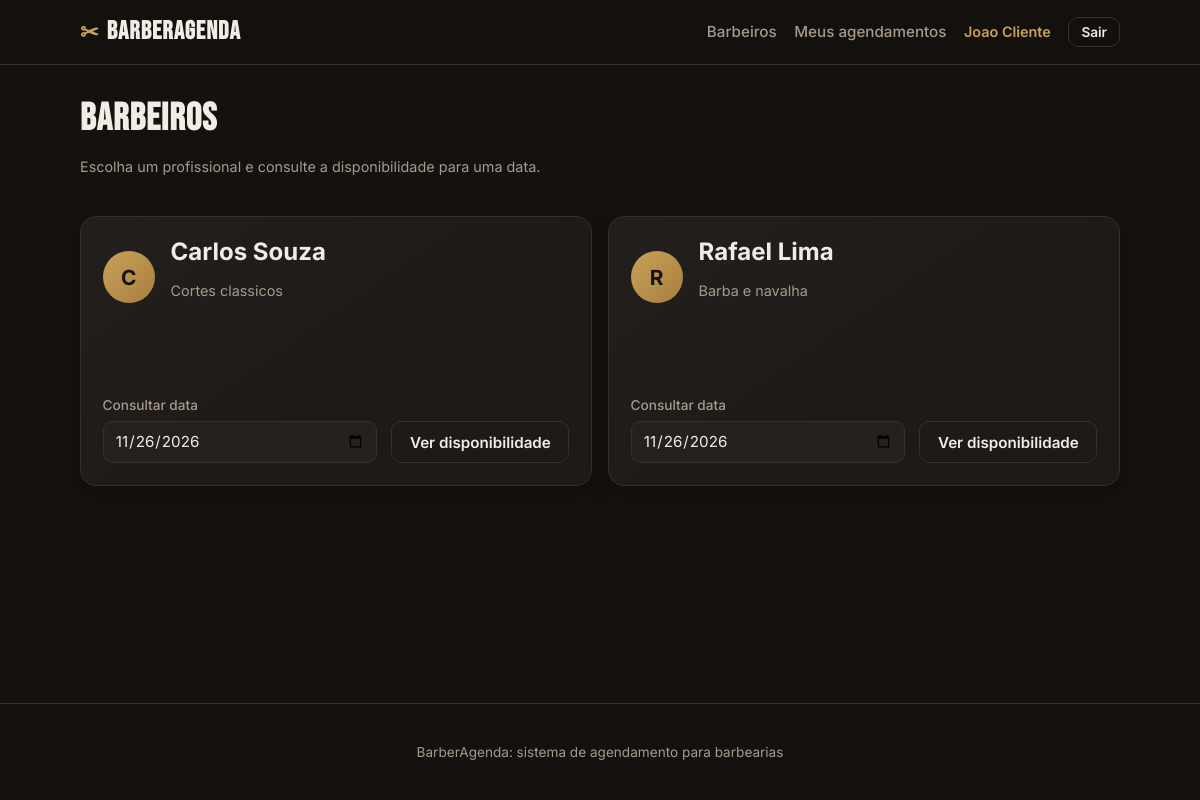
Page /barbeiros (signed in) on the earlier database version.
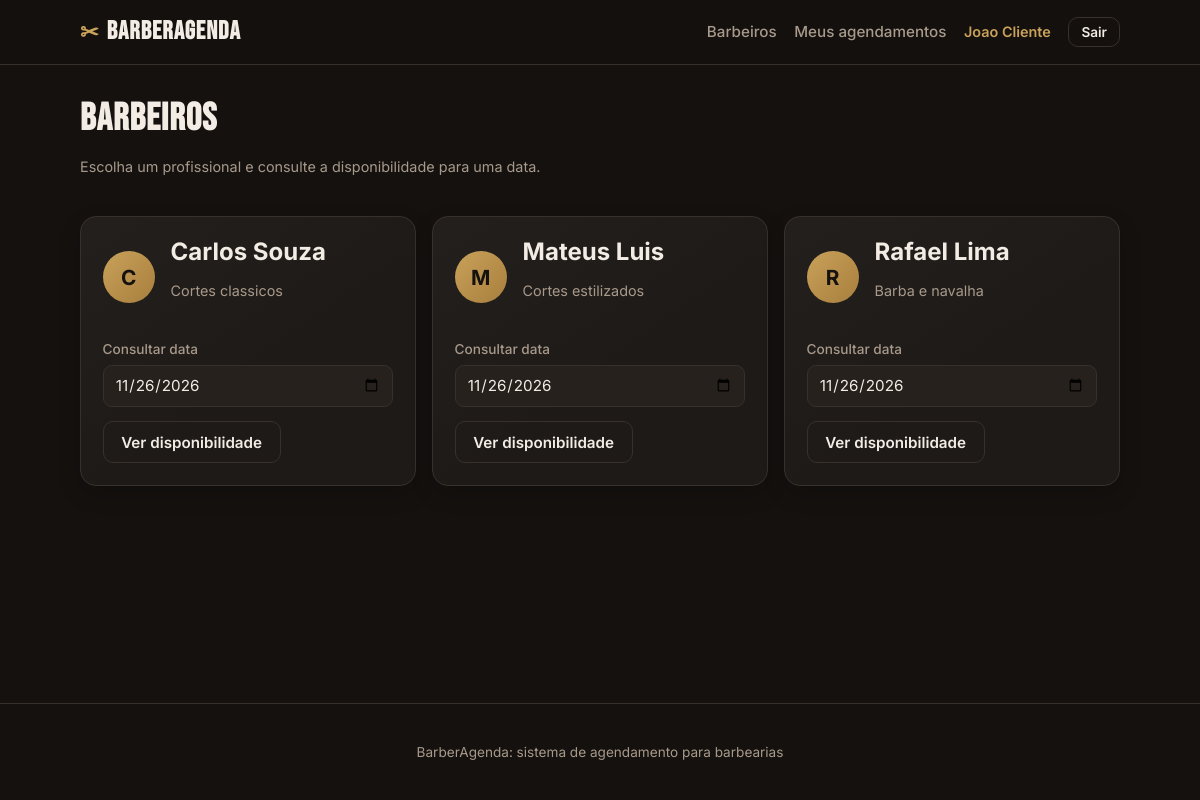
Same page on the later database version.
### tables this page shows
CREATE TABLE usuarios (
            id INTEGER PRIMARY KEY AUTOINCREMENT,
            nome TEXT NOT NULL,
            email TEXT NOT NULL UNIQUE,
            senha TEXT NOT NULL,
            papel TEXT NOT NULL CHECK (papel IN ('admin', 'barbeiro', 'cliente')),
            telefone TEXT
        );

CREATE TABLE barbeiros (
            id INTEGER PRIMARY KEY AUTOINCREMENT,
            usuario_id INTEGER UNIQUE,
            nome TEXT NOT NULL,
            especialidade TEXT,
            ativo INTEGER NOT NULL DEFAULT 1,
            FOREIGN KEY (usuario_id) REFERENCES usuarios(id) ON DELETE SET NULL
        );

### app.py (the view, shortened to what this page needs)
@app.route("/barbeiros")
@login_obrigatorio("cliente")
def cliente_barbeiros():
    hoje = datetime.now().strftime("%Y-%m-%d")
    data = request.args.get("data", hoje)
    try:
        data_consulta = datetime.strptime(data, "%Y-%m-%d")
    except ValueError:
        flash("Informe uma data valida para consultar a disponibilidade.", "erro")
        data = hoje
        data_consulta = datetime.strptime(hoje, "%Y-%m-%d")
    conn = get_db()
    barbeiros = conn.execute(
        "SELECT * FROM barbeiros WHERE ativo=1 ORDER BY nome"
    ).fetchall()
    servicos = conn.execute("SELECT * FROM servicos ORDER BY nome").fetchall()
    barbeiro_selecionado = request.args.get("barbeiro_id", type=int)
    if request.args.get("toggle_data") == data:
        barbeiro_selecionado = None
    horarios = []
    servicos_por_horario = {}
    expediente = None
    turnos_expediente = []
    dias_atendimento = []
    for barbeiro in barbeiros:
        disponibilidade = obter_disponibilidade_semana(barbeiro["id"])
    if barbeiro_selecionado and not any(
        barbeiro["id"] == barbeiro_selecionado for barbeiro in barbeiros
    ):
        barbeiro_selecionado = None
    conn.close()
    return render_template(
        "cliente_barbeiros.html",
        barbeiros=barbeiros,
        servicos=servicos,
        barbeiro_selecionado=barbeiro_selecionado,
        data=data,
        hoje=hoje,
        expediente=expediente,
        turnos_expediente=turnos_expediente,
        dias_atendimento=dias_atendimento,
        horarios=horarios,
        servicos_por_horario=servicos_por_horario,
    )

### app.py (called while the page is built)
def usuario_atual():
    uid = session.get("usuario_id")
    if not uid:
        return None
    conn = get_db()
    u = conn.execute("SELECT * FROM usuarios WHERE id=?", (uid,)).fetchone()
    conn.close()
    return u

def login_obrigatorio(*papeis):
    def decorator(f):
        @wraps(f)
        def wrapper(*args, **kwargs):
            u = usuario_atual()
            if not u:
                flash("Faca login para continuar.", "erro")
                return redirect(url_for("login"))
            if papeis and u["papel"] not in papeis:
                abort(403)
            return f(*args, **kwargs)
        return wrapper
    return decorator

@app.context_processor
def injeta_usuario():
    return {"usuario": usuario_atual()}

@app.template_filter("moeda")
def moeda(valor):
    return f"R$ {valor:,.2f}".replace(",", "X").replace(".", ",").replace("X", ".")

### db.py (called while the page is built)
def get_db():
    conn = sqlite3.connect(DB_PATH)
    conn.row_factory = sqlite3.Row
    conn.execute("PRAGMA foreign_keys = ON")
    return conn

def obter_disponibilidade_semana(barbeiro_id):
    conn = get_db()
    disponibilidade = conn.execute(
        """SELECT dia_semana, hora_inicio, hora_fim
           FROM disponibilidade_barbeiros
           WHERE barbeiro_id=?
           ORDER BY dia_semana""",
        (barbeiro_id,),
    ).fetchall()
    conn.close()
    return disponibilidade

### templates/cliente_barbeiros.html (shortened to what this page needs)
{% extends "base.html" %}
{% block content %}
<div class="page-head">
    <div>
        <h1>Barbeiros</h1>
        <p class="muted">Escolha um profissional e consulte a disponibilidade para uma data.</p>
    </div>
</div>
{% if barbeiros %}
<div class="grid grid-barbeiros cliente-barbeiros-grid">
    {% for b in barbeiros %}
    <article class="card cliente-barbeiro-card">
        <div class="barbeiro-card">
            <div class="avatar">{{ b.nome[0]|upper }}</div>
            <div>
                <h2>{{ b.nome }}</h2>
                {% if b.especialidade %}<p class="muted">{{ b.especialidade }}</p>{% endif %}
            </div>
        </div>
        <form method="get" action="{{ url_for('cliente_barbeiros') }}" class="form form-inline barbeiro-consulta">
            <label>Consultar data
                <input type="date" name="data" value="{{ data }}" min="{{ hoje }}" required>
            </label>
            <button type="submit" class="btn btn-ghost">Ver disponibilidade</button>
        </form>
    </article>
    {% endfor %}
</div>
{% else %}
<div class="card empty"><p>Nenhum barbeiro disponível no momento.</p></div>
{% endif %}
{% endblock %}

### templates/base.html (shortened to what this page needs)
<!DOCTYPE html>
<html lang="pt-BR">
<head>
    <link rel="stylesheet" href="{{ url_for('static', filename='style.css') }}">
</head>
<body>
    <header class="topbar">
        <div class="container topbar-inner">
            <a href="{{ url_for('index') }}" class="brand">
                <span class="brand-mark">✂</span>
                <span class="brand-name">BarberAgenda</span>
            </a>
            <nav class="nav">
                {% if usuario %}
                    {% if usuario.papel == 'cliente' %}
                        <a href="{{ url_for('cliente_barbeiros') }}" class="{% if request.endpoint == 'cliente_barbeiros' %}nav-active{% endif %}" {% if request.endpoint == 'cliente_barbeiros' %}aria-current="page"{% endif %}>Barbeiros</a>
                        <a href="{{ url_for('cliente_agendamentos') }}" class="" >Meus agendamentos</a>
                    {% elif usuario.papel == 'barbeiro' %}
                        <a href="{{ url_for('barbeiro_agenda') }}" class="{% if request.endpoint == 'barbeiro_agenda' %}nav-active{% endif %}" {% if request.endpoint == 'barbeiro_agenda' %}aria-current="page"{% endif %}>Minha agenda</a>
                    {% endif %}
                    <span class="nav-user">{{ usuario.nome }}</span>
                    <form method="post" action="{{ url_for('logout') }}">
                        <button type="submit" class="btn btn-ghost btn-sm">Sair</button>
                    </form>
                {% else %}
                    <a href="{{ url_for('index') }}">Início</a>
                    <a href="{{ url_for('cadastro') }}">Criar conta</a>
                    <a href="{{ url_for('login') }}" class="btn btn-ghost btn-sm">Entrar</a>
                {% endif %}
            </nav>
        </div>
    </header>
    <main class="container main">
        {% block content %}{% endblock %}
    </main>
    <footer class="footer">
        <div class="container">
            <p>BarberAgenda: sistema de agendamento para barbearias</p>
        </div>
    </footer>
</body>
</html>

### static/style.css (style rules this page uses)
:root { --bg: #14110f; --surface: #1e1a17; --surface-2: #26211d; --border: #38312b; --text: #f2ece4; --muted: #a89a8b; --gold: #c8a15a; --gold-dark: #a87f3d; --danger: #c0574f; --green: #5fa06a; --blue: #5b86b0; --radius: 12px; --maxw: 1080px; }
* { box-sizing: border-box; }
body { margin: 0; background: var(--bg); color: var(--text); font-family: 'Inter', system-ui, sans-serif; line-height: 1.5; display: flex; flex-direction: column; min-height: 100vh; }
.container { width: 100%; max-width: var(--maxw); margin: 0 auto; padding: 0 1.25rem; }
h1, h2, h3 { line-height: 1.15; margin: 0 0 .5rem; }
a { color: var(--gold); text-decoration: none; }
.muted { color: var(--muted); font-size: .9rem; }
.topbar { background: rgba(20,17,15,.85); backdrop-filter: blur(8px); border-bottom: 1px solid var(--border); position: sticky; top: 0; z-index: 10; }
.topbar-inner { display: flex; align-items: center; justify-content: space-between; min-height: 64px; padding-block: .5rem; gap: 1rem; }
.brand { display: flex; align-items: center; gap: .5rem; color: var(--text); font-weight: 700; flex-shrink: 0; }
.brand-mark { color: var(--gold); font-size: 1.4rem; }
.brand-name { font-family: 'Bebas Neue', sans-serif; font-size: 1.6rem; letter-spacing: 1px; }
.nav { display: flex; align-items: center; justify-content: flex-end; gap: .5rem 1.1rem; flex-wrap: wrap; min-width: 0; }
.nav form { margin: 0; }
.nav a { color: var(--muted); font-weight: 500; font-size: .95rem; }
.nav-user { color: var(--gold); font-size: .9rem; font-weight: 600; }
.main { flex: 1; padding: 2rem 1.25rem 3rem; }
.grid { display: grid; gap: 1rem; }
.grid-barbeiros { grid-template-columns: repeat(auto-fit, minmax(min(100%, 260px), 1fr)); }
.cliente-barbeiros-grid { align-items: start; }
.card { background: linear-gradient(145deg, rgba(255,255,255,.025), transparent 60%), var(--surface); border: 1px solid var(--border); border-radius: 16px; padding: 1.35rem; box-shadow: 0 8px 22px rgba(0,0,0,.16); min-width: 0; }
.card + .card { margin-top: 1.25rem; }
.grid .card + .card { margin-top: 0; }
.grid article.card { transition: transform .18s ease, border-color .18s ease, box-shadow .18s ease; }
.barbeiro-card { display: flex; align-items: center; gap: 1rem; }
.barbeiro-card > div:last-child { min-width: 0; }
.barbeiro-card h2, .barbeiro-card h3 { overflow-wrap: normal; word-break: normal; }
.avatar { width: 52px; height: 52px; border-radius: 50%; background: linear-gradient(135deg, var(--gold), var(--gold-dark)); color: #14110f; display: flex; align-items: center; justify-content: center; font-weight: 700; font-size: 1.3rem; flex-shrink: 0; }
.cliente-barbeiro-card { display: flex; flex-direction: column; min-height: 270px; }
.cliente-barbeiro-card .barbeiro-consulta { margin-top: auto; }
.btn { display: inline-flex; align-items: center; justify-content: center; gap: .4rem; padding: .65rem 1.1rem; border-radius: 10px; border: 1px solid transparent; font-weight: 600; font-size: .95rem; cursor: pointer; font-family: inherit; transition: .15s; text-decoration: none; }
.btn-ghost { background: transparent; color: var(--text); border-color: var(--border); }
.btn-sm { padding: .4rem .75rem; font-size: .85rem; }
.form { display: flex; flex-direction: column; gap: .9rem; }
.form label, .form-inline label { display: flex; flex-direction: column; gap: .35rem; font-size: .85rem; color: var(--muted); font-weight: 500; }
.form-inline { display: flex; flex-direction: row; gap: .9rem; align-items: flex-end; flex-wrap: wrap; }
.form.form-inline > label { flex: 1 1 220px; }
input, select { background: var(--surface-2); border: 1px solid var(--border); color: var(--text); padding: .6rem .7rem; border-radius: 9px; font-size: .95rem; font-family: inherit; }
.form input:not([type="checkbox"]), .form select, .form-inline label > input:not([type="checkbox"]), .form-inline label > select, .dashboard-filter input { width: 100%; max-width: 100%; min-width: 0; }
.page-head { display: flex; align-items: flex-end; justify-content: space-between; gap: 1rem; flex-wrap: wrap; margin-bottom: 1.5rem; }
.page-head h1 { font-family: 'Bebas Neue', sans-serif; font-size: 2.4rem; letter-spacing: 1px; }
.footer { border-top: 1px solid var(--border); padding: 1.5rem 0; color: var(--muted); font-size: .85rem; text-align: center; }

Differences in the rows shown:
added barbeiros: nome "M", nome "Mateus Luis", especialidade "Cortes estilizados", data "11/26/2026"
